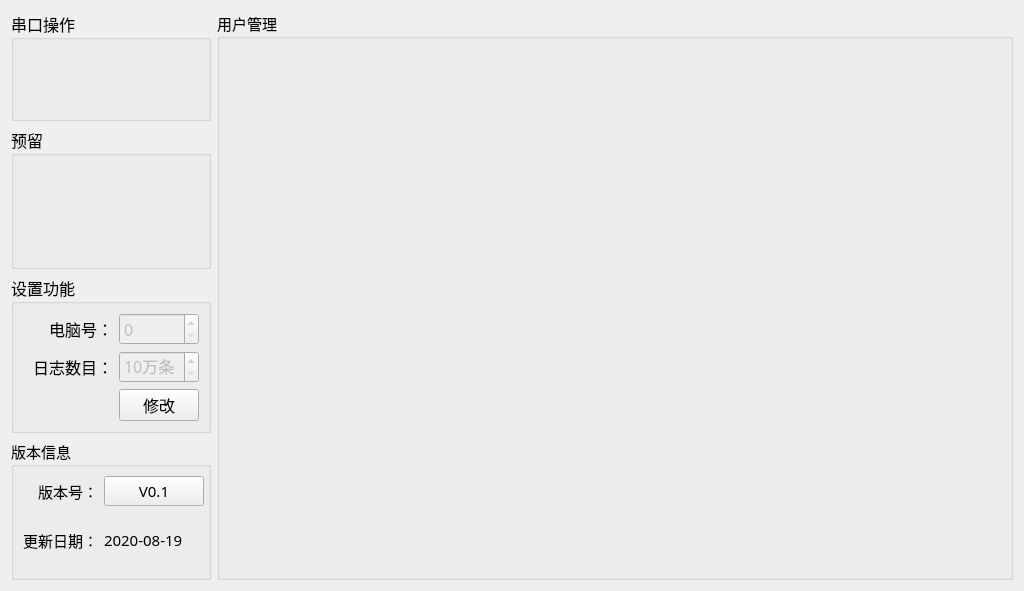
<?xml version="1.0" encoding="UTF-8"?>
<ui version="4.0">
 <class>Setup_MainWid</class>
 <widget class="QWidget" name="Setup_MainWid">
  <property name="geometry">
   <rect>
    <x>0</x>
    <y>0</y>
    <width>1024</width>
    <height>591</height>
   </rect>
  </property>
  <property name="font">
   <font>
    <family>微软雅黑</family>
    <pointsize>11</pointsize>
   </font>
  </property>
  <property name="windowTitle">
   <string>Form</string>
  </property>
  <layout class="QGridLayout" name="gridLayout_6">
   <item row="0" column="0">
    <widget class="QGroupBox" name="groupBox_3">
     <property name="minimumSize">
      <size>
       <width>0</width>
       <height>80</height>
      </size>
     </property>
     <property name="maximumSize">
      <size>
       <width>200</width>
       <height>110</height>
      </size>
     </property>
     <property name="font">
      <font>
       <family>微软雅黑</family>
       <pointsize>12</pointsize>
      </font>
     </property>
     <property name="title">
      <string>串口操作</string>
     </property>
     <layout class="QGridLayout" name="gridLayout">
      <property name="topMargin">
       <number>0</number>
      </property>
      <item row="0" column="0">
       <widget class="QWidget" name="comWid" native="true">
        <property name="minimumSize">
         <size>
          <width>0</width>
          <height>70</height>
         </size>
        </property>
       </widget>
      </item>
     </layout>
    </widget>
   </item>
   <item row="0" column="1" rowspan="4">
    <widget class="QGroupBox" name="groupBox_5">
     <property name="title">
      <string>用户管理</string>
     </property>
     <layout class="QGridLayout" name="gridLayout_4">
      <item row="0" column="0">
       <widget class="QStackedWidget" name="stackedWid"/>
      </item>
     </layout>
    </widget>
   </item>
   <item row="1" column="0">
    <widget class="QGroupBox" name="groupBox_4">
     <property name="maximumSize">
      <size>
       <width>200</width>
       <height>240</height>
      </size>
     </property>
     <property name="font">
      <font>
       <family>微软雅黑</family>
       <pointsize>12</pointsize>
      </font>
     </property>
     <property name="title">
      <string>预留</string>
     </property>
     <layout class="QGridLayout" name="gridLayout_3"/>
    </widget>
   </item>
   <item row="2" column="0">
    <widget class="QGroupBox" name="groupBox_2">
     <property name="minimumSize">
      <size>
       <width>0</width>
       <height>0</height>
      </size>
     </property>
     <property name="maximumSize">
      <size>
       <width>200</width>
       <height>16777215</height>
      </size>
     </property>
     <property name="font">
      <font>
       <family>微软雅黑</family>
       <pointsize>12</pointsize>
      </font>
     </property>
     <property name="title">
      <string>设置功能</string>
     </property>
     <layout class="QGridLayout" name="gridLayout_5">
      <item row="0" column="0">
       <widget class="QLabel" name="label_16">
        <property name="text">
         <string>电脑号：</string>
        </property>
        <property name="alignment">
         <set>Qt::AlignRight|Qt::AlignTrailing|Qt::AlignVCenter</set>
        </property>
       </widget>
      </item>
      <item row="0" column="1">
       <widget class="QSpinBox" name="pcNumSpin">
        <property name="enabled">
         <bool>false</bool>
        </property>
        <property name="styleSheet">
         <string notr="true"/>
        </property>
        <property name="maximum">
         <number>9</number>
        </property>
       </widget>
      </item>
      <item row="1" column="0">
       <widget class="QLabel" name="label_15">
        <property name="text">
         <string>日志数目：</string>
        </property>
        <property name="alignment">
         <set>Qt::AlignRight|Qt::AlignTrailing|Qt::AlignVCenter</set>
        </property>
       </widget>
      </item>
      <item row="1" column="1">
       <widget class="QSpinBox" name="logCountSpin">
        <property name="enabled">
         <bool>false</bool>
        </property>
        <property name="suffix">
         <string>万条</string>
        </property>
        <property name="minimum">
         <number>10</number>
        </property>
       </widget>
      </item>
      <item row="2" column="0">
       <spacer name="horizontalSpacer_2">
        <property name="orientation">
         <enum>Qt::Horizontal</enum>
        </property>
        <property name="sizeHint" stdset="0">
         <size>
          <width>92</width>
          <height>20</height>
         </size>
        </property>
       </spacer>
      </item>
      <item row="2" column="1">
       <widget class="QPushButton" name="pcBtn">
        <property name="text">
         <string>修改</string>
        </property>
       </widget>
      </item>
     </layout>
    </widget>
   </item>
   <item row="3" column="0">
    <widget class="QGroupBox" name="groupBox">
     <property name="maximumSize">
      <size>
       <width>200</width>
       <height>200</height>
      </size>
     </property>
     <property name="title">
      <string>版本信息</string>
     </property>
     <layout class="QGridLayout" name="gridLayout_2">
      <item row="1" column="2">
       <widget class="QLabel" name="label_date">
        <property name="text">
         <string>2020-08-19</string>
        </property>
       </widget>
      </item>
      <item row="0" column="0">
       <widget class="QLabel" name="label">
        <property name="text">
         <string>版本号：</string>
        </property>
        <property name="alignment">
         <set>Qt::AlignRight|Qt::AlignTrailing|Qt::AlignVCenter</set>
        </property>
       </widget>
      </item>
      <item row="1" column="0">
       <widget class="QLabel" name="label_3">
        <property name="text">
         <string>更新日期：</string>
        </property>
        <property name="alignment">
         <set>Qt::AlignRight|Qt::AlignTrailing|Qt::AlignVCenter</set>
        </property>
       </widget>
      </item>
      <item row="0" column="2">
       <widget class="QPushButton" name="verBtn">
        <property name="minimumSize">
         <size>
          <width>100</width>
          <height>30</height>
         </size>
        </property>
        <property name="text">
         <string>V0.1</string>
        </property>
       </widget>
      </item>
     </layout>
    </widget>
   </item>
  </layout>
 </widget>
 <resources/>
 <connections/>
</ui>
